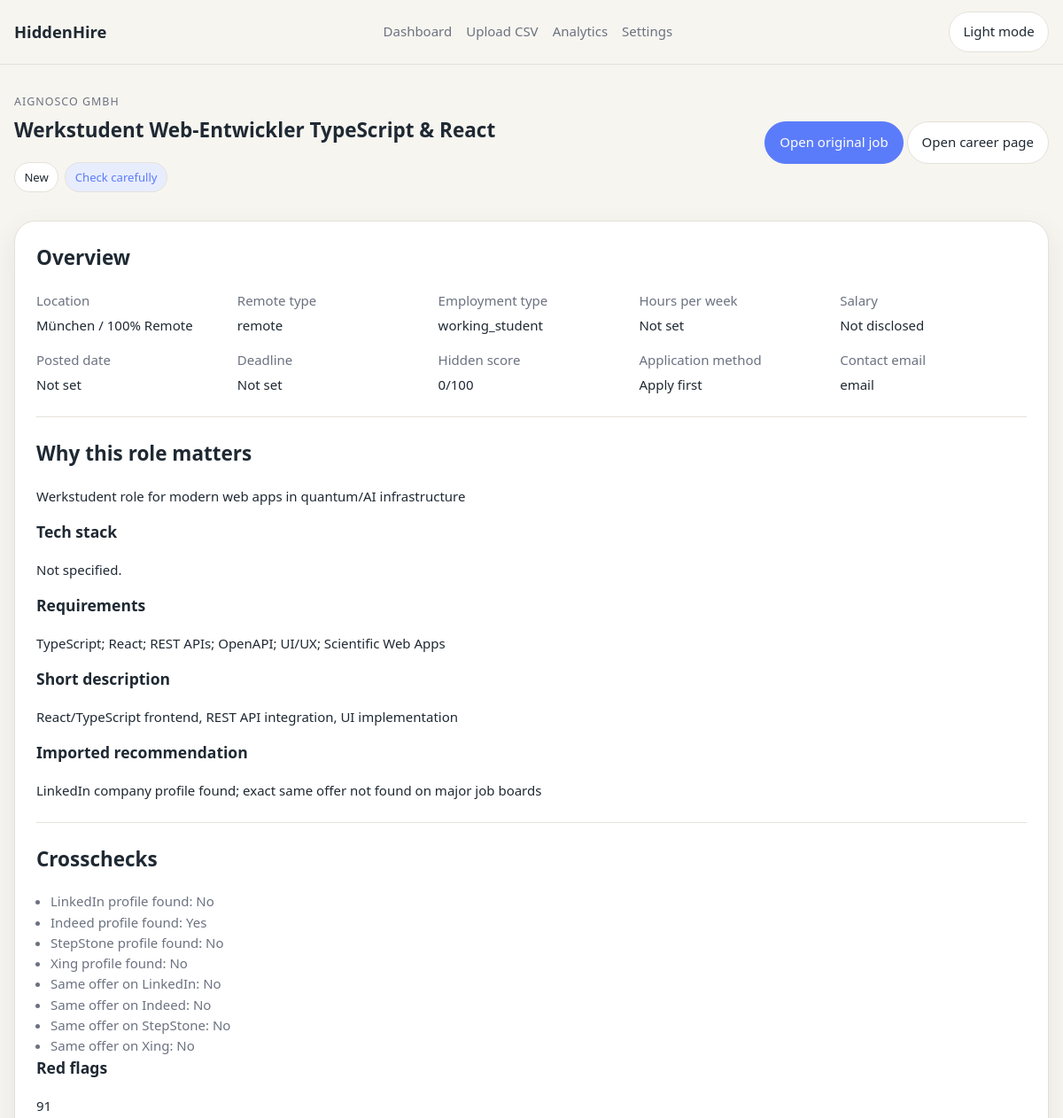
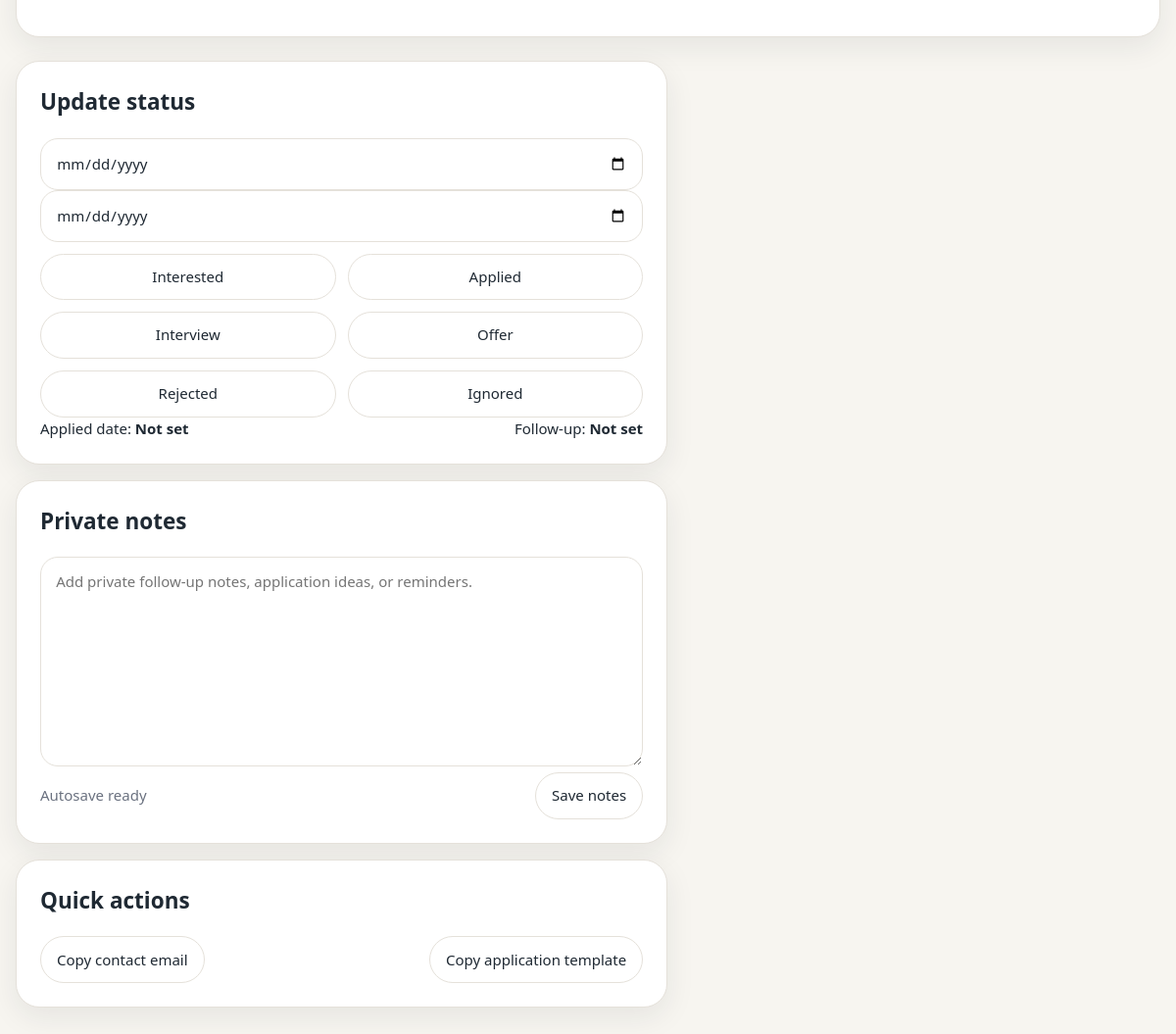
The app's page /jobs/10 with its own data (2 pictures, top to bottom).
### tables this page shows
CREATE TABLE jobs (
    id INTEGER PRIMARY KEY AUTOINCREMENT,
    employer_name TEXT NOT NULL,
    job_title TEXT NOT NULL,
    original_job_url TEXT NOT NULL,
    career_page_url TEXT,
    location TEXT,
    country TEXT DEFAULT 'Germany',
    remote_type TEXT,
    employment_type TEXT,
    hours_per_week TEXT,
    salary_min REAL,
    salary_max REAL,
    salary_currency TEXT DEFAULT 'EUR',
    salary_period TEXT,
    posted_date TEXT,
    application_deadline TEXT,
    tech_stack TEXT,
    requirements TEXT,
    description_short TEXT,
    why_relevant TEXT,
    source_type TEXT,
    crosscheck_linkedin_profile_found INTEGER DEFAULT 0,
    crosscheck_indeed_profile_found INTEGER DEFAULT 0,
    crosscheck_stepstone_profile_found INTEGER DEFAULT 0,
    crosscheck_xing_profile_found INTEGER DEFAULT 0,
    same_offer_found_on_linkedin INTEGER DEFAULT 0,
    same_offer_found_on_indeed INTEGER DEFAULT 0,
    same_offer_found_on_stepstone INTEGER DEFAULT 0,
    same_offer_found_on_xing INTEGER DEFAULT 0,
    is_rejected_platform_duplicate INTEGER DEFAULT 0,
    hidden_score INTEGER DEFAULT 0,
    red_flags TEXT,
    recommendation TEXT,
    application_method TEXT,
    contact_email TEXT,
    status TEXT DEFAULT 'new',
    applied_date TEXT,
    follow_up_date TEXT,
    notes TEXT,
    created_at TEXT,
    updated_at TEXT
);

### routes/jobs.py (the view)
@bp.get("/<int:job_id>")
def detail(job_id):
    job = get_job(job_id)
    if job is None:
        return ("Job not found", 404)
    return render_template(
        "job_detail.html",
        job=job,
        smart_badge=recommendation_badge(job),
        application_template=build_application_template(job),
    )

### app.py (called while the page is built)
def register_template_helpers(app):
    @app.context_processor
    def helpers():
        return {
            "format_date": format_date,
            "format_salary": format_salary,
            "recommendation_badge": recommendation_badge,
            "score_tier": score_tier,
            "status_label": lambda value: STATUS_LABELS.get(value, value or "Unknown"),
        }

def format_date(value):
    if not value:
        return "Not set"
    try:
        parsed = date.fromisoformat(str(value))
    except ValueError:
        return value
    return parsed.strftime("%d %b %Y")

def format_salary(job):
    low = job["salary_min"]
    high = job["salary_max"]
    if low is None and high is None:
        return "Not disclosed"
    currency = job["salary_currency"] or "EUR"
    period = job["salary_period"] or "unknown"
    parts = [f"{value:,.0f} {currency}" for value in (low, high) if value is not None]
    salary = " - ".join(parts)
    return f"{salary} / {period}"

### database/db.py (called while the page is built)
def get_db():
    if "db" not in g:
        g.db = sqlite3.connect(current_app.config["DATABASE"])
        g.db.row_factory = sqlite3.Row
    return g.db

def query_one(query, params=()):
    return get_db().execute(query, params).fetchone()

### services/recommendation_service.py (called while the page is built)
def is_truthy(value):
    return str(value or "0") in {"1", "True", "true"}

def has_platform_duplicate(job):
    return any(is_truthy(job[field]) for field in PLATFORM_SAME_OFFER_FIELDS)

def has_profile_flag(job):
    return any(is_truthy(job[field]) for field in PLATFORM_PROFILE_FIELDS)

def recommendation_badge(job):
    if has_platform_duplicate(job) or is_truthy(job["is_rejected_platform_duplicate"]):
        return "Rejected duplicate"
    if (
        int(job["hidden_score"] or 0) >= 80
        and (job["remote_type"] or "") in {"remote", "hybrid"}
        and (job["status"] or "new") in {"new", "interested"}
    ):
        return "Apply first"
    location = (job["location"] or "").lower()
    if any(keyword in location for keyword in LOCAL_FIT_KEYWORDS):
        return "Good local fit"
    if has_profile_flag(job):
        return "Check carefully"
    return ""

### services/status_service.py (called while the page is built)
def get_job(job_id):
    return query_one("SELECT * FROM jobs WHERE id = ?", (job_id,))

### templates/job_detail.html (shortened to what this page needs)
{% extends "base.html" %}
{% block content %}
  <section class="page-header detail-header">
    <div>
      <p class="eyebrow">{{ job["employer_name"] }}</p>
      <h1>{{ job["job_title"] }}</h1>
      <div class="inline-meta">
        {% include "partials/status_badge.html" with context %}
        {% if smart_badge %}<span class="badge badge-accent">{{ smart_badge }}</span>{% endif %}
      </div>
    </div>
    <div class="header-actions">
      <a class="btn btn-primary" href="{{ job['original_job_url'] }}" target="_blank" rel="noreferrer">Open original job</a>
      {% if job["career_page_url"] %}
        <a class="btn btn-secondary" href="{{ job['career_page_url'] }}" target="_blank" rel="noreferrer">Open career page</a>
      {% endif %}
    </div>
  </section>
  <section class="detail-grid">
    <article class="panel detail-main">
      <div class="detail-section">
        <h2>Overview</h2>
        <dl class="detail-list">
          <div><dt>Location</dt><dd>{{ job["location"] or "Unknown" }}</dd></div>
          <div><dt>Remote type</dt><dd>{{ job["remote_type"] or "Unknown" }}</dd></div>
          <div><dt>Employment type</dt><dd>{{ job["employment_type"] or "Unknown" }}</dd></div>
          <div><dt>Hours per week</dt><dd>{{ job["hours_per_week"] or "Not set" }}</dd></div>
          <div><dt>Salary</dt><dd>{{ format_salary(job) }}</dd></div>
          <div><dt>Posted date</dt><dd>{{ format_date(job["posted_date"]) }}</dd></div>
          <div><dt>Deadline</dt><dd>{{ format_date(job["application_deadline"]) }}</dd></div>
          <div><dt>Hidden score</dt><dd>{{ job["hidden_score"] }}/100</dd></div>
          <div><dt>Application method</dt><dd>{{ job["application_method"] or "Not set" }}</dd></div>
          <div><dt>Contact email</dt><dd><span data-contact-email>{{ job["contact_email"] or "Not set" }}</span></dd></div>
        </dl>
      </div>
      <div class="detail-section">
        <h2>Why this role matters</h2>
        <p>{{ job["why_relevant"] or "No relevance notes yet." }}</p>
        <h3>Tech stack</h3>
        <p>{{ job["tech_stack"] or "Not specified." }}</p>
        <h3>Requirements</h3>
        <p>{{ job["requirements"] or "Not provided." }}</p>
        <h3>Short description</h3>
        <p>{{ job["description_short"] or "Not provided." }}</p>
        <h3>Imported recommendation</h3>
        <p>{{ job["recommendation"] or "No imported recommendation." }}</p>
      </div>
      <div class="detail-section">
        <h2>Crosschecks</h2>
        <ul class="detail-flags">
          <li>LinkedIn profile found: {{ "Yes" if job["crosscheck_linkedin_profile_found"] else "No" }}</li>
          <li>Indeed profile found: {{ "Yes" if job["crosscheck_indeed_profile_found"] else "No" }}</li>
          <li>StepStone profile found: {{ "Yes" if job["crosscheck_stepstone_profile_found"] else "No" }}</li>
          <li>Xing profile found: {{ "Yes" if job["crosscheck_xing_profile_found"] else "No" }}</li>
          <li>Same offer on LinkedIn: {{ "Yes" if job["same_offer_found_on_linkedin"] else "No" }}</li>
          <li>Same offer on Indeed: {{ "Yes" if job["same_offer_found_on_indeed"] else "No" }}</li>
          <li>Same offer on StepStone: {{ "Yes" if job["same_offer_found_on_stepstone"] else "No" }}</li>
          <li>Same offer on Xing: {{ "Yes" if job["same_offer_found_on_xing"] else "No" }}</li>
        </ul>
        <h3>Red flags</h3>
        <p>{{ job["red_flags"] or "No explicit red flags recorded." }}</p>
      </div>
    </article>
    <aside class="detail-side">
      <article class="panel">
        <h2>Update status</h2>
        <form method="post" action="{{ url_for('jobs.status', job_id=job['id']) }}" data-status-form>
          <input type="date" name="applied_date" value="{{ job['applied_date'] or '' }}">
          <input type="date" name="follow_up_date" value="{{ job['follow_up_date'] or '' }}">
          <div class="status-button-grid">
            {% for value in ["interested","applied","interview","offer","rejected","ignored"] %}
              <button class="btn btn-secondary" type="submit" name="status" value="{{ value }}">{{ status_label(value) }}</button>
            {% endfor %}
          </div>
        </form>
        <div class="helper-row">
          <span>Applied date: <strong data-applied-date>{{ format_date(job["applied_date"]) }}</strong></span>
          <span>Follow-up: <strong data-follow-up-date>{{ format_date(job["follow_up_date"]) }}</strong></span>
        </div>
      </article>
      <article class="panel">
        <h2>Private notes</h2>
        <form method="post" action="{{ url_for('jobs.notes', job_id=job['id']) }}" data-notes-form>
          <textarea name="notes" rows="8" placeholder="Add private follow-up notes, application ideas, or reminders.">{{ job["notes"] or "" }}</textarea>
          <div class="helper-row">
            <span class="save-indicator" data-save-indicator>Autosave ready</span>
            <button type="submit" class="btn btn-secondary">Save notes</button>
          </div>
        </form>
      </article>
      <article class="panel">
        <h2>Quick actions</h2>
        <div class="quick-actions">
          <button class="btn btn-secondary" type="button" data-copy-email>Copy contact email</button>
          <button class="btn btn-secondary" type="button" data-copy-template data-template="{{ application_template|e }}">Copy application template</button>
        </div>
      </article>
    </aside>
  </section>
{% endblock %}

### templates/partials/status_badge.html
<span class="status-badge status-{{ status or job['status'] }}" data-status-badge>
  {{ status_label(status or job["status"]) }}
</span>

### static/css/theme.css (style rules this page uses)
:root { --bg: #f7f5f0; --surface: #ffffff; --card: #ffffff; --elevated: #fffdf8; --text: #1f2933; --text-secondary: #6b7280; --text-muted: #87909d; --border: #e5e1da; --accent: #5b7cfa; --accent-hover: #6e8cff; --success: #2f9e6d; --warning: #d97706; --danger: #dc2626; --red-flag-bg: #fef2f2; --hidden-bg: #f0fdf4; --shadow: 0 10px 30px rgba(31, 41, 51, 0.08); --radius-lg: 24px; --radius-md: 18px; --radius-sm: 12px; --space-1: 0.35rem; --space-2: 0.75rem; --space-3: 1rem; --space-4: 1.5rem; --space-5: 2rem; --container: 1180px; --focus-ring: 0 0 0 3px rgba(91, 124, 250, 0.2); }

### static/css/base.css (style rules this page uses)
*, *::before, *::after { box-sizing: border-box; }
html, body { margin: 0; min-height: 100%; }
body { background: var(--bg); color: var(--text); font: 500 15px/1.55 "Segoe UI", "Helvetica Neue", sans-serif; }
a { color: inherit; text-decoration: none; }
button, input, select, textarea { font: inherit; }
h1, h2, h3, p { margin-top: 0; }

### static/css/layout.css (style rules this page uses)
.page-header { display: flex; justify-content: space-between; gap: var(--space-4); align-items: start; margin-bottom: var(--space-5); }
.eyebrow { margin-bottom: var(--space-1); color: var(--text-secondary); text-transform: uppercase; letter-spacing: 0.08em; font-size: 0.78rem; }
.panel { background: var(--card); border: 1px solid var(--border); border-radius: var(--radius-lg); box-shadow: var(--shadow); padding: var(--space-4); }
.analytics-split, .detail-grid, .upload-grid { display: grid; gap: var(--space-4); grid-template-columns: 1.25fr 0.9fr; margin-top: var(--space-4); }
.settings-wide, .detail-main { grid-column: 1 / -1; }

### static/css/buttons.css (style rules this page uses)
.btn { display: inline-flex; align-items: center; justify-content: center; gap: 0.45rem; min-height: 42px; padding: 0.7rem 1rem; border-radius: 999px; border: 1px solid var(--border); transition: background 0.2s ease, border-color 0.2s ease, transform 0.2s ease; }
.btn-primary { background: var(--accent); color: var(--surface); border-color: var(--accent); }
.btn-secondary { background: var(--surface); color: var(--text); }

### static/css/forms.css (style rules this page uses)
input, select, textarea { width: 100%; padding: 0.8rem 0.95rem; border-radius: var(--radius-md); border: 1px solid var(--border); background: var(--surface); color: var(--text); }
textarea { resize: vertical; min-height: 140px; }
.helper-row, .quick-actions { display: flex; flex-wrap: wrap; gap: var(--space-2); align-items: center; justify-content: space-between; }

### static/css/badges.css (style rules this page uses)
.badge, .status-badge { display: inline-flex; align-items: center; gap: 0.35rem; min-height: 30px; padding: 0.35rem 0.65rem; border-radius: 999px; border: 1px solid var(--border); background: var(--surface); color: var(--text-secondary); font-size: 0.82rem; }
.badge-row, .inline-meta { display: flex; flex-wrap: wrap; gap: 0.45rem; }
.badge-accent, .status-offer { background: color-mix(in srgb, var(--accent) 14%, var(--surface)); color: var(--accent); }
.status-new { color: var(--text); }

### static/css/tables.css (style rules this page uses)
.detail-list { display: grid; grid-template-columns: repeat(auto-fit, minmax(180px, 1fr)); gap: var(--space-3); }
.detail-list dt { color: var(--text-secondary); margin-bottom: 0.3rem; }
.detail-list dd { margin: 0; }
.detail-flags { margin: 0; padding-left: 1rem; color: var(--text-secondary); }

### static/css/job_detail.css (style rules this page uses)
.detail-header { align-items: center; }
.detail-side { display: grid; gap: var(--space-3); align-self: start; }
.detail-section + .detail-section { margin-top: var(--space-4); padding-top: var(--space-4); border-top: 1px solid var(--border); }
.status-button-grid { display: grid; grid-template-columns: repeat(2, minmax(0, 1fr)); gap: var(--space-2); margin-top: var(--space-2); }
.save-indicator { color: var(--text-secondary); }

### records on screen
jobs: employer_name "AIGNOSCO GMBH", job_title "Werkstudent Web-Entwickler TypeScript & React", status "New", location "München / 100% Remote", remote_type "remote", employment_type "working_student", hours_per_week "Not set", hidden_score "0", application_method "Apply first", contact_email "email", why_relevant "Werkstudent role for modern web apps in quantum/AI infrastructure", tech_stack "Not specified.", requirements "TypeScript; React; REST APIs; OpenAPI; UI/UX; Scientific Web Apps", description_short "React/TypeScript frontend, REST API integration, UI implementation", recommendation "LinkedIn company profile found; exact same offer not found on major job boards", crosscheck_linkedin_profile_found "No", crosscheck_indeed_profile_found "Yes", crosscheck_stepstone_profile_found "No", crosscheck_xing_profile_found "No", same_offer_found_on_linkedin "No", same_offer_found_on_indeed "No", same_offer_found_on_stepstone "No", same_offer_found_on_xing "No", red_flags "91"

### other values on screen
{{ smart_badge }} "Check carefully"
{{ status_label(value) }} "Interested" "Applied" "Interview" "Offer" "Rejected" "Ignored"
